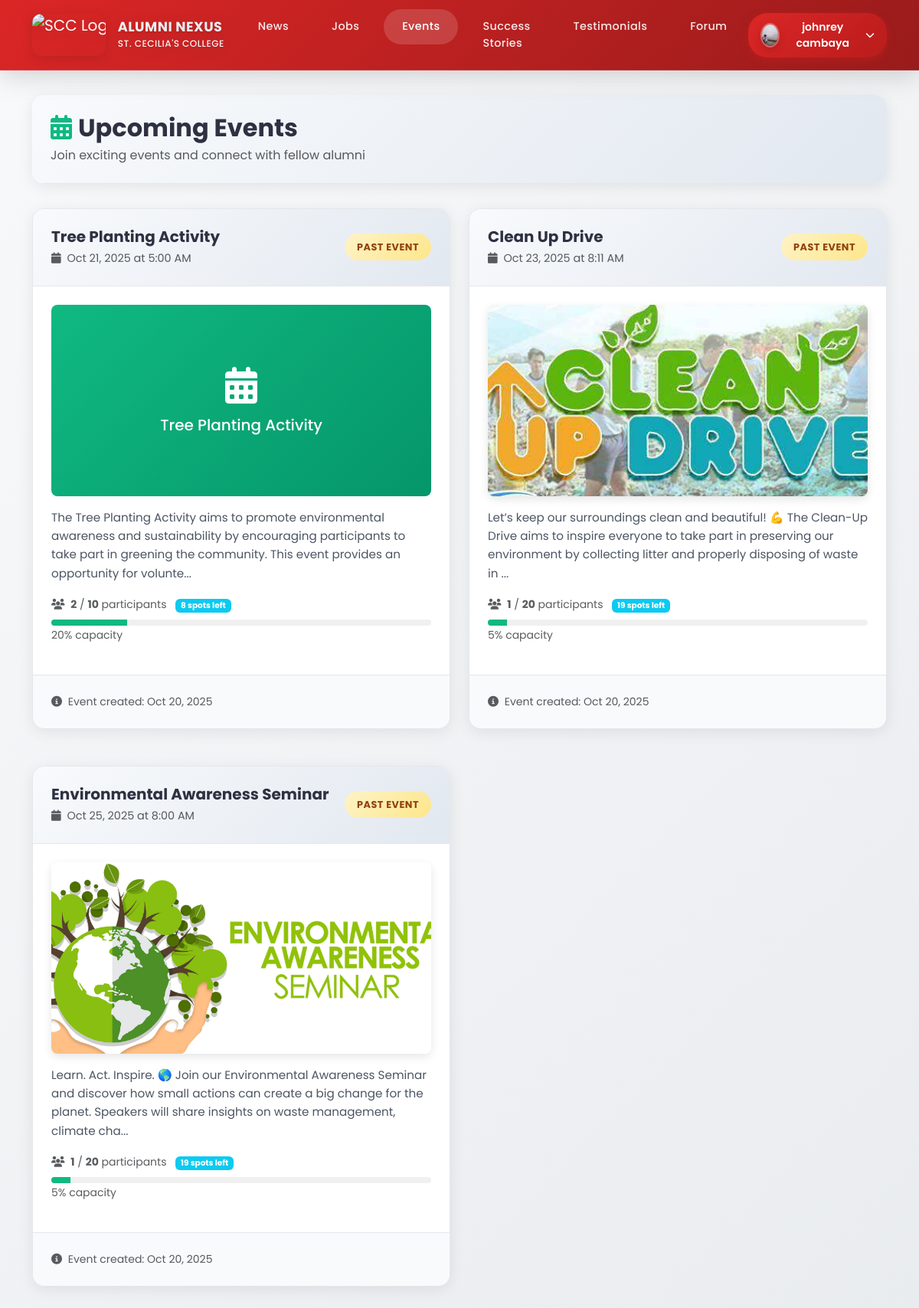
The app's page /events/index.php (signed in) with its own data.
### tables this page shows
CREATE TABLE `alumnus_bio` (
  `id` int(30) NOT NULL,
  `firstname` varchar(200) NOT NULL,
  `middlename` varchar(200) DEFAULT '',
  `lastname` varchar(200) NOT NULL,
  `gender` varchar(10) NOT NULL,
  `batch` year(4) NOT NULL,
  `course_id` int(30) NOT NULL,
  `email` varchar(250) NOT NULL,
  `contact` varchar(20) NOT NULL DEFAULT '',
  `address` varchar(255) NOT NULL DEFAULT '',
  `occupation` varchar(255) DEFAULT NULL COMMENT 'Current occupation/job title',
  `connected_to` text DEFAULT NULL,
  `avatar` text DEFAULT NULL,
  `status` tinyint(1) NOT NULL DEFAULT 0 COMMENT '0= Unverified, 1= Verified',
  `date_created` datetime NOT NULL DEFAULT current_timestamp()
);

CREATE TABLE `events` (
  `id` int(30) NOT NULL,
  `title` varchar(250) NOT NULL,
  `content` text NOT NULL,
  `schedule` datetime NOT NULL,
  `banner` text DEFAULT NULL,
  `participant_limit` int(11) DEFAULT NULL COMMENT 'Maximum number of participants allowed for this event',
  `max_participants` int(11) DEFAULT NULL,
  `date_created` datetime NOT NULL DEFAULT current_timestamp()
);

### inc/auth.php (called while the page is built, shortened)
<?php
function current_user(): ?array {
    return $_SESSION['user'] ?? null;
}

### events/index.php (the view, shortened to what this page needs)
<?php
require_once __DIR__ . '/../inc/auth.php';
$user = current_user();
$pdo = get_pdo();
        try {
            $stmt = $pdo->prepare("
                SELECT e.*,
                       COUNT(ec.id) as participant_count,
                       CASE WHEN EXISTS(
                           SELECT 1 FROM event_commits ec2
                           WHERE ec2.event_id = e.id AND ec2.user_id = ?
                       ) THEN 1 ELSE 0 END as is_registered
                FROM events e
                LEFT JOIN event_commits ec ON e.id = ec.event_id AND ec.user_id != 1
                GROUP BY e.id
                ORDER BY e.schedule ASC
            ");
            $stmt->execute([$user['id']]);
            $events = $stmt->fetchAll();
        } catch (Exception $e) {
            $events = [];
        }
include __DIR__ . '/../inc/header.php';
?>
<div class="container main-content">
    <div class="row">
        <div class="col-12">
            <div class="events-container">
                <div class="event-header">
                    <div class="d-flex justify-content-between align-items-center">
                        <div>
                            <h2 class="mb-1" style="color: #2d3142; font-weight: 700;">
                                <i class="fas fa-calendar-alt me-2" style="color: #10b981;"></i>Upcoming Events
                            </h2>
                            <p class="text-muted mb-0">Join exciting events and connect with fellow alumni</p>
                        </div>
                    </div>
                </div>
            </div>
            <?php if (empty($events)): ?>
            <div class="empty-state">
                <i class="fas fa-calendar-times"></i>
                <h3>No Events Available</h3>
                <p>Check back later for upcoming alumni events and activities!</p>
            </div>
            <?php else: ?>
                <div class="row">
                    <?php foreach ($events as $event): ?>
                        <?php
                        $eventDate = new DateTime($event['schedule']);
                        $now = new DateTime();
                        $isUpcoming = $eventDate > $now;
                        $isFull = isset($event['participant_limit']) && $event['participant_limit'] && $event['participant_count'] >= $event['participant_limit'];
                        $statusClass = 'status-upcoming';
                        $statusText = 'Upcoming';
                        if (!$isUpcoming) {
                            $statusClass = 'status-registration-closed';
                            $statusText = 'Past Event';
                        } elseif ($isFull) {
                            $statusClass = 'status-full';
                            $statusText = 'Event Full';
                        } else {
                            $statusClass = 'status-registration-open';
                            $statusText = 'Registration Open';
                        }
                        ?>
                        <div class="col-lg-6 mb-4">
                            <div class="event-card">
                                <div class="event-header">
                                    <div class="d-flex justify-content-between align-items-center">
                                        <div>
                                            <h5 class="mb-1" style="color: #2d3142; font-weight: 700; font-size: 1.25rem;">
                                                <?= htmlspecialchars($event['title']) ?>
                                            </h5>
                                            <small class="text-muted" style="font-size: 0.9rem;">
                                                <i class="fas fa-calendar me-1"></i>
                                                <?= $eventDate->format('M d, Y \a\t g:i A') ?>
                                            </small>
                                        </div>
                                        <div>
                                            <span class="event-status <?= $statusClass ?>"><?= $statusText ?></span>
                                        </div>
                                    </div>
                                </div>
                                <div class="event-body">
                                    <div class="mb-3">
                                        <?php if (!empty($event['banner']) && file_exists(__DIR__ . '/../uploads/' . $event['banner'])): ?>
                                            <img src="/scratch/uploads/<?= htmlspecialchars($event['banner']) ?>"
                                                 alt="<?= htmlspecialchars($event['title']) ?>"
                                                 class="event-image"
                                                 style="width: 100%; height: 250px; object-fit: cover; border-radius: 8px;">
                                        <?php else: ?>
                                            <div style="height: 250px; background: linear-gradient(135deg, #10b981, #059669); display: flex; align-items: center; justify-content: center; border-radius: 8px;">
                                                <div class="text-center text-white">
                                                    <i class="fas fa-calendar-alt" style="font-size: 3rem; margin-bottom: 1rem;"></i>
                                                    <h5 class="mb-0"><?= htmlspecialchars($event['title']) ?></h5>
                                                </div>
                                            </div>
                                        <?php endif; ?>
                                    </div>
                                    <p class="card-text" style="color: #4b5563; line-height: 1.6; font-size: 0.95rem;">
                                        <?= htmlspecialchars(substr($event['content'], 0, 200)) ?><?= strlen($event['content']) > 200 ? '...' : '' ?>
                                    </p>
                                    <div class="mb-3">
                                        <small class="text-muted">
                                            <i class="fas fa-users me-1"></i>
                                            <strong><?= $event['participant_count'] ?></strong>
                                            <?php if (isset($event['participant_limit']) && $event['participant_limit']): ?>
                                                / <strong><?= $event['participant_limit'] ?></strong> participants
                                                <span class="badge bg-info ms-2"><?= $event['participant_limit'] - $event['participant_count'] ?> spots left</span>
                                            <?php else: ?>
                                                participants
                                            <?php endif; ?>
                                        </small>
                                        <?php if (isset($event['participant_limit']) && $event['participant_limit']): ?>
                                            <?php
                                            $percentage = ($event['participant_count'] / $event['participant_limit']) * 100;
                                            $barColor = $percentage >= 100 ? '#ef4444' : ($percentage >= 80 ? '#f59e0b' : '#10b981');
                                            ?>
                                            <div class="mt-2">
                                                <div style="background: #f0f0f0; height: 8px; border-radius: 4px; overflow: hidden;">
                                                    <div style="background: <?= $barColor ?>; height: 100%; width: <?= min($percentage, 100) ?>%; transition: width 0.3s;"></div>
                                                </div>
                                                <small class="text-muted"><?= round($percentage, 1) ?>% capacity</small>
                                            </div>
                                        <?php endif; ?>
                                    </div>
                                </div>
                                <div class="event-footer">
                                    <div class="d-flex justify-content-between align-items-center">
                                        <small class="text-muted">
                                            <i class="fas fa-info-circle me-1"></i>
                                            Event created: <?= (new DateTime($event['date_created']))->format('M d, Y') ?>
                                        </small>
                                    </div>
                                </div>
                            </div>
                        </div>
                    <?php endforeach; ?>
                </div>
            <?php endif; ?>
        </div>
    </div>
</div>
<?php include __DIR__ . '/../inc/footer.php'; ?>

### inc/header.php (shortened to what this page needs)
<?php
$user = current_user();
$pdo = get_pdo();
$alumni = null;
if (isset($user['alumnus_id']) && $user['alumnus_id'] > 0) {
    try {
        $stmt = $pdo->prepare('SELECT * FROM alumnus_bio WHERE id = ?');
        $stmt->execute([$user['alumnus_id']]);
        $alumni = $stmt->fetch();
    } catch (Exception $e) {
    }
}
$currentPage = basename($_SERVER['PHP_SELF']);
$currentPath = parse_url($_SERVER['REQUEST_URI'], PHP_URL_PATH);
?>
<!doctype html>
<html lang="en">
<head>
  <link rel="stylesheet" href="https://cdn.jsdelivr.net/npm/bootstrap@5.3.3/dist/css/bootstrap.min.css">
  <link rel="stylesheet" href="https://cdnjs.cloudflare.com/ajax/libs/font-awesome/6.4.0/css/all.min.css">
</head>
<body>
  <nav class="navbar navbar-expand-lg navbar-dark">
    <div class="container">
      <a class="navbar-brand d-flex align-items-center" href="/scratch/dashboard.php">
        <img src="/scratch/images/scc.png" alt="SCC Logo" class="me-3">
        <div class="navbar-brand-text">
          <div style="font-size: 1.1rem; font-weight: 700; line-height: 1.2; color: white;">ALUMNI NEXUS</div>
          <div style="font-size: 0.75rem; font-weight: 500; letter-spacing: 0.5px; margin-top: 2px; color: rgba(255,255,255,0.9);">ST. CECILIA'S COLLEGE</div>
        </div>
      </a>
      <div class="collapse navbar-collapse" id="navbarNav">
        <ul class="navbar-nav me-auto">
          <li class="nav-item">
            <a class="nav-link <?= ($currentPath === '/scratch/news/index.php') ? 'active' : '' ?>" href="/scratch/news/index.php">News</a>
          </li>
          <li class="nav-item">
            <a class="nav-link <?= ($currentPath === '/scratch/jobs/index.php') ? 'active' : '' ?>" href="/scratch/jobs/index.php">Jobs</a>
          </li>
          <li class="nav-item">
            <a class="nav-link <?= ($currentPath === '/scratch/events/index.php') ? 'active' : '' ?>" href="/scratch/events/index.php">Events</a>
          </li>
        <li class="nav-item">
            <a class="nav-link <?= ($currentPath === '/scratch/success-stories/index.php') || ($currentPage === 'create.php' && strpos($_SERVER['REQUEST_URI'], 'success-stories') !== false) ? 'active' : '' ?>" href="/scratch/success-stories/index.php">Success Stories</a>
        </li>
        <li class="nav-item">
            <a class="nav-link <?= ($currentPath === '/scratch/testimonials/index.php') || ($currentPage === 'create.php' && strpos($_SERVER['REQUEST_URI'], 'testimonials') !== false) ? 'active' : '' ?>" href="/scratch/testimonials/index.php">Testimonials</a>
        </li>
          <li class="nav-item">
            <a class="nav-link" href="/scratch/forum/index.php">Forum</a>
          </li>
        </ul>
        <div class="profile-dropdown">
          <button class="btn profile-btn" type="button" data-bs-toggle="dropdown" style="background: linear-gradient(135deg, #dc2626, #b91c1c); border: none; border-radius: 25px; padding: 8px 16px; color: white; font-weight: 600; box-shadow: 0 4px 12px rgba(220, 38, 38, 0.3); transition: all 0.3s ease;">
            <?php if (!empty($alumni['avatar'])): ?>
              <img src="/scratch/uploads/<?= htmlspecialchars($alumni['avatar']) ?>" alt="Profile" class="profile-avatar" style="width: 32px; height: 32px; border-radius: 50%; object-fit: cover; border: 2px solid rgba(255,255,255,0.3);">
            <?php else: ?>
              <div class="profile-avatar bg-white d-flex align-items-center justify-content-center text-primary" style="width: 32px; height: 32px; border-radius: 50%; border: 2px solid rgba(255,255,255,0.3);">
                <i class="fas fa-user" style="font-size: 14px;"></i>
              </div>
            <?php endif; ?>
            <span style="font-size: 14px; margin-left: 8px;"><?= htmlspecialchars($user['name']) ?></span>
            <i class="fas fa-chevron-down ms-2" style="font-size: 12px; transition: transform 0.3s ease;"></i>
          </button>
        </div>
      </div>
    </div>
  </nav>

### records on screen
alumnus_bio: avatar (picture)
events: title "Tree Planting Activity", schedule "Oct 21, 2025 at 5:00 AM", schedule "PAST EVENT", content "The Tree Planting Activity aims to promote environmental awareness and sustainability by encouraging participants to take part in greening the community. This event provides an opportunity for volunte", participant_count "2", participant_limit "10", participant_count "8", percentage "20", date_created "Oct 20, 2025"
events: title "Clean Up Drive", schedule "Oct 23, 2025 at 8:11 AM", schedule "PAST EVENT", banner (picture), content "Let’s keep our surroundings clean and beautiful! 💪 The Clean-Up Drive aims to inspire everyone to take part in preserving our environment by collecting litter and properly disposing of waste in", participant_count "1", participant_limit "20", participant_count "19", percentage "5", date_created "Oct 20, 2025"
events: title "Environmental Awareness Seminar", schedule "Oct 25, 2025 at 8:00 AM", schedule "PAST EVENT", banner (picture), content "Learn. Act. Inspire. 🌎 Join our Environmental Awareness Seminar and discover how small actions can create a big change for the planet. Speakers will share insights on waste management, climate cha", participant_count "1", participant_limit "20", participant_count "19", percentage "5", date_created "Oct 20, 2025"

### other values on screen
$user['name'] "johnrey cambaya"
